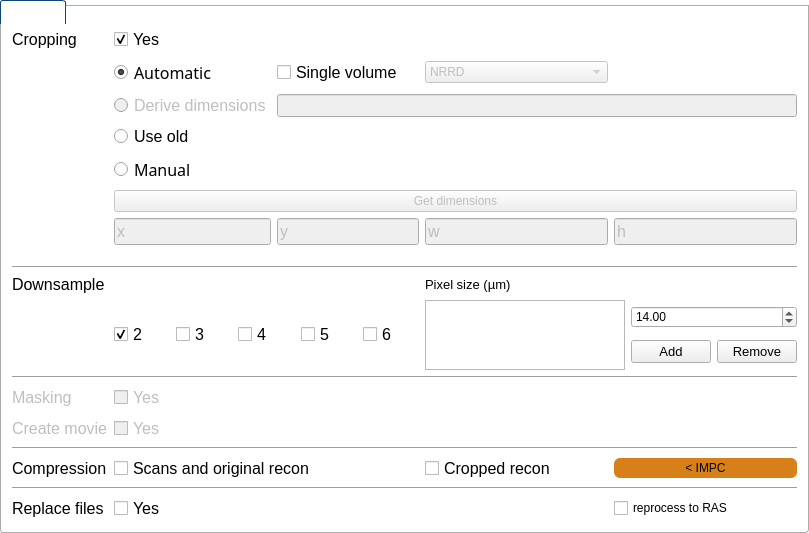
             <widget class="QGroupBox" name="groupBoxOptions">
              <property name="font">
               <font>
                <pointsize>12</pointsize>
               </font>
              </property>
              <property name="styleSheet">
               <string notr="true">QGroupBox
{
    background-color:transparent;
    border-bottom-left-radius: 3px;
    border-bottom-right-radius: 3px;
    border: 1px solid #acacac;
    margin-top: 5px;
}

QGroupBox::title
{
    subcontrol-origin: margin;
    border-top-left-radius: 3px;
    border-top-right-radius: 3px;
    border: 1px solid #0b477b;
    border-bottom: none;
    background-color: qlineargradient(x1: 0, y1: 0, x2: 0, y2: 1,
        stop: 0 #005192, stop: 1 #002f60);
    padding: 2 2px;
    color: white;
}</string>
              </property>
              <property name="title">
               <string>Options</string>
              </property>
              <layout class="QGridLayout" name="gridLayout">
               <item row="1" column="0">
                <spacer name="verticalSpacer_4">
                 <property name="orientation">
                  <enum>Qt::Vertical</enum>
                 </property>
                 <property name="sizeType">
                  <enum>QSizePolicy::Fixed</enum>
                 </property>
                 <property name="sizeHint" stdset="0">
                  <size>
                   <width>20</width>
                   <height>10</height>
                  </size>
                 </property>
                </spacer>
               </item>
               <item row="2" column="0" rowspan="2" colspan="2">
                <layout class="QGridLayout" name="gridLayout_4">
                 <item row="19" column="0" colspan="5">
                  <widget class="Line" name="line_2">
                   <property name="orientation">
                    <enum>Qt::Horizontal</enum>
                   </property>
                  </widget>
                 </item>
                 <item row="17" column="0" colspan="5">
                  <widget class="Line" name="line">
                   <property name="orientation">
                    <enum>Qt::Horizontal</enum>
                   </property>
                  </widget>
                 </item>
                 <item row="6" column="1">
                  <widget class="QRadioButton" name="radioButtonMan">
                   <property name="font">
                    <font>
                     <family>Sans Serif</family>
                     <pointsize>12</pointsize>
                     <italic>false</italic>
                    </font>
                   </property>
                   <property name="toolTip">
                    <string>&lt;html&gt;&lt;head/&gt;&lt;body&gt;&lt;p&gt;&lt;span style=&quot; font-weight:600;&quot;&gt;Manual&lt;/span&gt;&lt;/p&gt;&lt;p&gt;In cases where the automatic crop is not capable of determining the crop dimensions the user can either manually enter the dimensiosn or press the &amp;quot;Get Dimensions&amp;quot; button.&lt;/p&gt;&lt;p&gt;The &amp;quot;Get dimensions&amp;quot; button provides a Z-projected image of the stack and allows the user to select a cropping region. (see the HARP user guide)&lt;/p&gt;&lt;/body&gt;&lt;/html&gt;</string>
                   </property>
                   <property name="text">
                    <string>Manual</string>
                   </property>
                   <property name="checked">
                    <bool>false</bool>
                   </property>
                  </widget>
                 </item>
                 <item row="1" column="1">
                  <widget class="QRadioButton" name="radioButtonAuto">
                   <property name="font">
                    <font>
                     <family>Sans Serif</family>
                     <pointsize>12</pointsize>
                     <italic>false</italic>
                    </font>
                   </property>
                   <property name="toolTip">
                    <string>&lt;html&gt;&lt;head/&gt;&lt;body&gt;&lt;p&gt;&lt;span style=&quot; font-weight:600;&quot;&gt;Automatic cropping&lt;/span&gt;&lt;/p&gt;&lt;p&gt;The cropping dimensions will be determined automatically. &lt;/p&gt;&lt;/body&gt;&lt;/html&gt;</string>
                   </property>
                   <property name="text">
                    <string>Automatic</string>
                   </property>
                   <property name="checked">
                    <bool>true</bool>
                   </property>
                  </widget>
                 </item>
                 <item row="14" column="0" colspan="5">
                  <widget class="Line" name="line_4">
                   <property name="orientation">
                    <enum>Qt::Horizontal</enum>
                   </property>
                  </widget>
                 </item>
                 <item row="16" column="2">
                  <widget class="QLabel" name="label_zwait">
                   <property name="text">
                    <string/>
                   </property>
                  </widget>
                 </item>
                 <item row="0" column="1">
                  <widget class="QCheckBox" name="checkBoxCropYes">
                   <property name="font">
                    <font>
                     <pointsize>12</pointsize>
                    </font>
                   </property>
                   <property name="toolTip">
                    <string>&lt;html&gt;&lt;head/&gt;&lt;body&gt;&lt;p&gt;Choose whether cropping should be perfomed&lt;/p&gt;&lt;/body&gt;&lt;/html&gt;</string>
                   </property>
                   <property name="text">
                    <string>Yes</string>
                   </property>
                   <property name="checked">
                    <bool>true</bool>
                   </property>
                  </widget>
                 </item>
                 <item row="15" column="0">
                  <widget class="QLabel" name="label_3">
                   <property name="enabled">
                    <bool>false</bool>
                   </property>
                   <property name="font">
                    <font>
                     <family>MS Shell Dlg 2</family>
                     <pointsize>12</pointsize>
                    </font>
                   </property>
                   <property name="text">
                    <string>Masking</string>
                   </property>
                  </widget>
                 </item>
                 <item row="20" column="1">
                  <widget class="QCheckBox" name="checkBoxRF">
                   <property name="font">
                    <font>
                     <pointsize>12</pointsize>
                    </font>
                   </property>
                   <property name="text">
                    <string>Yes</string>
                   </property>
                  </widget>
                 </item>
                 <item row="20" column="0">
                  <widget class="QLabel" name="label_2">
                   <property name="font">
                    <font>
                     <pointsize>12</pointsize>
                    </font>
                   </property>
                   <property name="text">
                    <string>Replace files</string>
                   </property>
                  </widget>
                 </item>
                 <item row="16" column="1">
                  <widget class="QCheckBox" name="checkBoxMovie_2">
                   <property name="enabled">
                    <bool>false</bool>
                   </property>
                   <property name="font">
                    <font>
                     <pointsize>12</pointsize>
                    </font>
                   </property>
                   <property name="text">
                    <string>Yes</string>
                   </property>
                  </widget>
                 </item>
                 <item row="18" column="0">
                  <widget class="QLabel" name="label">
                   <property name="enabled">
                    <bool>true</bool>
                   </property>
                   <property name="font">
                    <font>
                     <pointsize>12</pointsize>
                    </font>
                   </property>
                   <property name="text">
                    <string>Compression</string>
                   </property>
                  </widget>
                 </item>
                 <item row="16" column="0">
                  <widget class="QLabel" name="label_13">
                   <property name="enabled">
                    <bool>false</bool>
                   </property>
                   <property name="font">
                    <font>
                     <pointsize>12</pointsize>
                    </font>
                   </property>
                   <property name="text">
                    <string>Create movie</string>
                   </property>
                  </widget>
                 </item>
                 <item row="15" column="1">
                  <widget class="QCheckBox" name="checkBoxMask">
                   <property name="enabled">
                    <bool>false</bool>
                   </property>
                   <property name="font">
                    <font>
                     <pointsize>12</pointsize>
                    </font>
                   </property>
                   <property name="text">
                    <string>Yes</string>
                   </property>
                  </widget>
                 </item>
                 <item row="8" column="4">
                  <widget class="QLineEdit" name="lineEditH">
                   <property name="enabled">
                    <bool>false</bool>
                   </property>
                   <property name="font">
                    <font>
                     <pointsize>12</pointsize>
                    </font>
                   </property>
                   <property name="text">
                    <string>h</string>
                   </property>
                  </widget>
                 </item>
                 <item row="8" column="2">
                  <widget class="QLineEdit" name="lineEditY">
                   <property name="enabled">
                    <bool>false</bool>
                   </property>
                   <property name="font">
                    <font>
                     <pointsize>12</pointsize>
                    </font>
                   </property>
                   <property name="text">
                    <string>y</string>
                   </property>
                  </widget>
                 </item>
                 <item row="8" column="1">
                  <widget class="QLineEdit" name="lineEditX">
                   <property name="enabled">
                    <bool>false</bool>
                   </property>
                   <property name="font">
                    <font>
                     <pointsize>12</pointsize>
                    </font>
                   </property>
                   <property name="text">
                    <string>x</string>
                   </property>
                   <property name="readOnly">
                    <bool>false</bool>
                   </property>
                  </widget>
                 </item>
                 <item row="7" column="1" colspan="4">
                  <widget class="QPushButton" name="pushButtonGetDimensions">
                   <property name="enabled">
                    <bool>false</bool>
                   </property>
                   <property name="toolTip">
                    <string>&lt;html&gt;&lt;head/&gt;&lt;body&gt;&lt;p&gt;&lt;span style=&quot; font-weight:600;&quot;&gt;Get dimensions&lt;/span&gt;&lt;/p&gt;&lt;p&gt;This button provides a Z-projected image of the stack and allows the user to select a cropping region. (see the HARP user guide) &lt;/p&gt;&lt;/body&gt;&lt;/html&gt;</string>
                   </property>
                   <property name="text">
                    <string>Get dimensions</string>
                   </property>
                   <property name="checkable">
                    <bool>false</bool>
                   </property>
                  </widget>
                 </item>
                 <item row="9" column="1">
                  <spacer name="verticalSpacer_8">
                   <property name="orientation">
                    <enum>Qt::Vertical</enum>
                   </property>
                   <property name="sizeType">
                    <enum>QSizePolicy::Fixed</enum>
                   </property>
                   <property name="sizeHint" stdset="0">
                    <size>
                     <width>20</width>
                     <height>15</height>
                    </size>
                   </property>
                  </spacer>
                 </item>
                 <item row="8" column="3">
                  <widget class="QLineEdit" name="lineEditW">
                   <property name="enabled">
                    <bool>false</bool>
                   </property>
                   <property name="font">
                    <font>
                     <pointsize>12</pointsize>
                    </font>
                   </property>
                   <property name="text">
                    <string>w</string>
                   </property>
                  </widget>
                 </item>
                 <item row="0" column="0">
                  <widget class="QLabel" name="label_14">
                   <property name="font">
                    <font>
                     <pointsize>12</pointsize>
                    </font>
                   </property>
                   <property name="text">
                    <string>Cropping</string>
                   </property>
                  </widget>
                 </item>
                 <item row="2" column="1">
                  <widget class="QRadioButton" name="radioButtonDerived">
                   <property name="enabled">
                    <bool>false</bool>
                   </property>
                   <property name="font">
                    <font>
                     <pointsize>12</pointsize>
                    </font>
                   </property>
                   <property name="toolTip">
                    <string>&lt;html&gt;&lt;head/&gt;&lt;body&gt;&lt;p&gt;&lt;span style=&quot; font-weight:600;&quot;&gt;Derive dimensions (OPT only)&lt;/span&gt;&lt;/p&gt;&lt;p&gt;This option provides additional functionality that for most instances should not be required.&lt;/p&gt;&lt;p&gt;This option allows dimensions for the crop to be derived from a previous processed channel. &lt;/p&gt;&lt;p&gt;The channel from which the crop dimensions can be derived can be chosen in the OPT channels section. In the OPT channels section the user should select &amp;quot;Return&amp;quot; on the keyboard on the appropiate channel.&lt;/p&gt;&lt;/body&gt;&lt;/html&gt;</string>
                   </property>
                   <property name="text">
                    <string>Derive dimensions</string>
                   </property>
                  </widget>
                 </item>
                 <item row="5" column="1">
                  <widget class="QRadioButton" name="radioButtonUseOldCrop">
                   <property name="font">
                    <font>
                     <pointsize>12</pointsize>
                    </font>
                   </property>
                   <property name="toolTip">
                    <string>&lt;html&gt;&lt;head/&gt;&lt;body&gt;&lt;p&gt;&lt;span style=&quot; font-weight:600;&quot;&gt;Use old&lt;/span&gt;&lt;/p&gt;&lt;p&gt;reprocess previously cropped slices. This will aplly the latest transforms to the output stacks so that it is in the correct format for submission to  the DCC.&lt;/p&gt;&lt;/body&gt;&lt;/html&gt;</string>
                   </property>
                   <property name="text">
                    <string>Use old</string>
                   </property>
                  </widget>
                 </item>
                 <item row="2" column="2" colspan="3">
                  <widget class="QLineEdit" name="lineEditDerivedChnName">
                   <property name="enabled">
                    <bool>false</bool>
                   </property>
                   <property name="font">
                    <font>
                     <pointsize>10</pointsize>
                    </font>
                   </property>
                   <property name="toolTip">
                    <string>&lt;html&gt;&lt;head/&gt;&lt;body&gt;&lt;p&gt;&lt;span style=&quot; font-weight:600;&quot;&gt;Derive dimensions (OPT only)&lt;/span&gt;&lt;/p&gt;&lt;p&gt;This option provides additional functionality that for most instances should not be required.&lt;/p&gt;&lt;p&gt;This option allows dimensions for the crop to be derived from a previous processed channel. &lt;/p&gt;&lt;p&gt;The channel from which the crop dimensions can be derived can be chosen in the OPT channels section. In the OPT channels section the user should select &amp;quot;Return&amp;quot; on the keyboard on the appropiate channel.&lt;/p&gt;&lt;/body&gt;&lt;/html&gt;</string>
                   </property>
                   <property name="readOnly">
                    <bool>true</bool>
                   </property>
                  </widget>
                 </item>
                 <item row="10" column="0" colspan="5">
                  <widget class="Line" name="line_3">
                   <property name="orientation">
                    <enum>Qt::Horizontal</enum>
                   </property>
                  </widget>
                 </item>
                 <item row="18" column="3">
                  <widget class="QCheckBox" name="checkBoxCropComp">
                   <property name="enabled">
                    <bool>true</bool>
                   </property>
                   <property name="font">
                    <font>
                     <pointsize>12</pointsize>
                    </font>
                   </property>
                   <property name="text">
                    <string>Cropped recon</string>
                   </property>
                  </widget>
                 </item>
                 <item row="18" column="4">
                  <widget class="QPushButton" name="pushButtonIMPC">
                   <property name="toolTip">
                    <string>&lt;html&gt;&lt;head/&gt;&lt;body&gt;&lt;p&gt;&lt;span style=&quot; font-weight:600;&quot;&gt;IMPC settings&lt;/span&gt;&lt;/p&gt;&lt;p&gt;For upload to the DCC, a compressed NRRD file is required. Click here to autoselect.&lt;/p&gt;&lt;p&gt;&lt;br/&gt;&lt;/p&gt;&lt;/body&gt;&lt;/html&gt;</string>
                   </property>
                   <property name="styleSheet">
                    <string notr="true">    color: #020202;
    background-color: #d7801a;
    border-style: none;
    border-radius: 6;
    padding: 3px;
    font-size: 12px;
    padding-left: 5px;
    padding-right: 5px;
    outline: none;</string>
                   </property>
                   <property name="text">
                    <string>&lt; IMPC</string>
                   </property>
                  </widget>
                 </item>
                 <item row="1" column="2">
                  <widget class="QCheckBox" name="checkBoxCreateStack">
                   <property name="font">
                    <font>
                     <family>Arial</family>
                     <pointsize>12</pointsize>
                    </font>
                   </property>
                   <property name="toolTip">
                    <string>&lt;html&gt;&lt;head/&gt;&lt;body&gt;&lt;p&gt;&lt;span style=&quot; font-weight:600;&quot;&gt;Create stack&lt;/span&gt;&lt;/p&gt;&lt;p&gt;A single stack NRRD/TIFF will be generated at native resolution&lt;/p&gt;&lt;/body&gt;&lt;/html&gt;</string>
                   </property>
                   <property name="text">
                    <string>Single volume</string>
                   </property>
                  </widget>
                 </item>
                 <item row="1" column="3">
                  <widget class="QComboBox" name="comboBoxStackType">
                   <property name="enabled">
                    <bool>false</bool>
                   </property>
                   <property name="maxVisibleItems">
                    <number>10</number>
                   </property>
                   <property name="minimumContentsLength">
                    <number>0</number>
                   </property>
                   <item>
                    <property name="text">
                     <string>NRRD</string>
                    </property>
                   </item>
                   <item>
                    <property name="text">
                     <string>TIFF</string>
                    </property>
                   </item>
                  </widget>
                 </item>
                 <item row="11" column="3">
                  <widget class="QLabel" name="label_4">
                   <property name="font">
                    <font>
                     <pointsize>10</pointsize>
                    </font>
                   </property>
                   <property name="text">
                    <string>Pixel size (µm)</string>
                   </property>
                  </widget>
                 </item>
                 <item row="18" column="1" colspan="2">
                  <widget class="QCheckBox" name="checkBoxScansReconComp">
                   <property name="enabled">
                    <bool>true</bool>
                   </property>
                   <property name="font">
                    <font>
                     <pointsize>12</pointsize>
                    </font>
                   </property>
                   <property name="text">
                    <string>Scans and original recon</string>
                   </property>
                  </widget>
                 </item>
                 <item row="11" column="0">
                  <widget class="QLabel" name="label_5">
                   <property name="font">
                    <font>
                     <pointsize>12</pointsize>
                    </font>
                   </property>
                   <property name="text">
                    <string>Downsample</string>
                   </property>
                  </widget>
                 </item>
                 <item row="12" column="1" colspan="2">
                  <layout class="QHBoxLayout" name="integerFactors">
                   <item>
                    <widget class="QCheckBox" name="checkBoxSF2">
                     <property name="enabled">
                      <bool>true</bool>
                     </property>
                     <property name="font">
                      <font>
                       <pointsize>12</pointsize>
                      </font>
                     </property>
                     <property name="text">
                      <string>2</string>
                     </property>
                     <property name="checked">
                      <bool>true</bool>
                     </property>
                    </widget>
                   </item>
                   <item>
                    <widget class="QCheckBox" name="checkBoxSF3">
                     <property name="font">
                      <font>
                       <pointsize>12</pointsize>
                      </font>
                     </property>
                     <property name="text">
                      <string>3</string>
                     </property>
                     <property name="checked">
                      <bool>false</bool>
                     </property>
                    </widget>
                   </item>
                   <item>
                    <widget class="QCheckBox" name="checkBoxSF4">
                     <property name="font">
                      <font>
                       <pointsize>12</pointsize>
                      </font>
                     </property>
                     <property name="text">
                      <string>4</string>
                     </property>
                     <property name="checked">
                      <bool>false</bool>
                     </property>
                    </widget>
                   </item>
                   <item>
                    <widget class="QCheckBox" name="checkBoxSF5">
                     <property name="font">
                      <font>
                       <pointsize>12</pointsize>
                      </font>
                     </property>
                     <property name="text">
                      <string>5</string>
                     </property>
                     <property name="checked">
                      <bool>false</bool>
                     </property>
                    </widget>
                   </item>
                   <item>
                    <widget class="QCheckBox" name="checkBoxSF6">
                     <property name="font">
                      <font>
                       <pointsize>12</pointsize>
                      </font>
                     </property>
                     <property name="text">
                      <string>6</string>
                     </property>
                     <property name="checked">
                      <bool>false</bool>
                     </property>
                    </widget>
                   </item>
                  </layout>
                 </item>
                 <item row="12" column="3" colspan="2">
                  <layout class="QHBoxLayout" name="horizontalLayout_3">
                   <item>
                    <widget class="QTableWidget" name="tableWidgetPixelScales">
                     <property name="sizePolicy">
                      <sizepolicy hsizetype="Maximum" vsizetype="Maximum">
                       <horstretch>0</horstretch>
                       <verstretch>0</verstretch>
                      </sizepolicy>
                     </property>
                     <property name="maximumSize">
                      <size>
                       <width>200</width>
                       <height>100</height>
                      </size>
                     </property>
                     <property name="font">
                      <font>
                       <pointsize>8</pointsize>
                      </font>
                     </property>
                     <property name="verticalScrollMode">
                      <enum>QAbstractItemView::ScrollPerPixel</enum>
                     </property>
                     <property name="horizontalScrollMode">
                      <enum>QAbstractItemView::ScrollPerPixel</enum>
                     </property>
                     <property name="showGrid">
                      <bool>true</bool>
                     </property>
                     <attribute name="horizontalHeaderVisible">
                      <bool>false</bool>
                     </attribute>
                     <attribute name="horizontalHeaderDefaultSectionSize">
                      <number>120</number>
                     </attribute>
                     <attribute name="horizontalHeaderStretchLastSection">
                      <bool>true</bool>
                     </attribute>
                     <attribute name="verticalHeaderVisible">
                      <bool>false</bool>
                     </attribute>
                     <attribute name="verticalHeaderDefaultSectionSize">
                      <number>17</number>
                     </attribute>
                     <attribute name="verticalHeaderMinimumSectionSize">
                      <number>14</number>
                     </attribute>
                     <column>
                      <property name="text">
                       <string>Value</string>
                      </property>
                     </column>
                    </widget>
                   </item>
                   <item>
                    <layout class="QVBoxLayout" name="verticalLayout_3">
                     <item>
                      <widget class="QDoubleSpinBox" name="spinPixelSize">
                       <property name="toolTip">
                        <string>Select a pixel size to rescale</string>
                       </property>
                       <property name="value">
                        <double>14.000000000000000</double>
                       </property>
                      </widget>
                     </item>
                     <item>
                      <layout class="QHBoxLayout" name="horizontalLayout_5">
                       <item>
                        <widget class="QPushButton" name="buttonAddPixelSize">
                         <property name="font">
                          <font>
                           <pointsize>10</pointsize>
                          </font>
                         </property>
                         <property name="toolTip">
                          <string>Add current pixel size to list</string>
                         </property>
                         <property name="text">
                          <string>Add</string>
                         </property>
                        </widget>
                       </item>
                       <item>
                        <widget class="QPushButton" name="buttonRemovePixelSize">
                         <property name="font">
                          <font>
                           <pointsize>10</pointsize>
                          </font>
                         </property>
                         <property name="text">
                          <string>Remove</string>
                         </property>
                        </widget>
                       </item>
                      </layout>
                     </item>
                    </layout>
                   </item>
                  </layout>
                 </item>
                 <item row="20" column="4">
                  <widget class="QCheckBox" name="checkBoxReprocessToRas">
                   <property name="text">
                    <string>reprocess to RAS</string>
                   </property>
                  </widget>
                 </item>
                </layout>
               </item>
              </layout>
             </widget>
